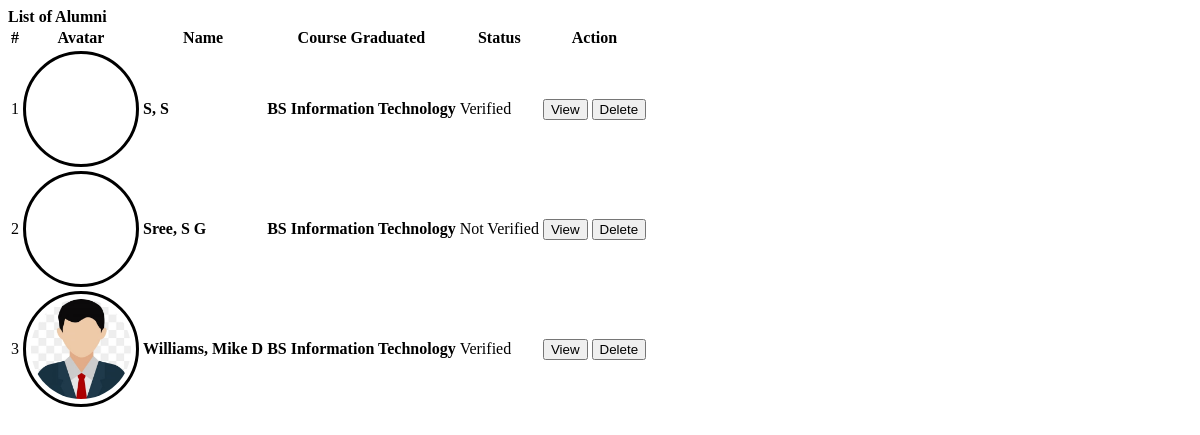
Screenshot of /admin/alumni.php with the database file from the repository.
### tables this page shows
CREATE TABLE `alumnus_bio` (
  `id` int(30) NOT NULL,
  `firstname` varchar(200) NOT NULL,
  `middlename` varchar(200) NOT NULL,
  `lastname` varchar(200) NOT NULL,
  `gender` varchar(10) NOT NULL,
  `batch` year(4) NOT NULL,
  `course_id` int(30) NOT NULL,
  `designation` int(10) NOT NULL,
  `email` varchar(250) NOT NULL,
  `connected_to` text NOT NULL,
  `avatar` text NOT NULL,
  `status` tinyint(1) NOT NULL DEFAULT 0 COMMENT '0= Unverified, 1= Verified',
  `date_created` date NOT NULL DEFAULT current_timestamp()
);

CREATE TABLE `courses` (
  `id` int(30) NOT NULL,
  `course` text NOT NULL,
  `about` text NOT NULL
);

### admin/alumni.php (the view, shortened to what this page needs)
<?php include('db_connect.php');?>
<div class="container-fluid">
	<div class="col-lg-12">
		<div class="row">
			<div class="col-md-12">
				<div class="card">
					<div class="card-header">
						<b>List of Alumni</b>
					</div>
					<div class="card-body">
						<table class="table table-condensed table-bordered table-hover">
							<thead>
								<tr>
									<th class="text-center">#</th>
									<th class="">Avatar</th>
									<th class="">Name</th>
									<th class="">Course Graduated</th>
									<th class="">Status</th>
									<th class="text-center">Action</th>
								</tr>
							</thead>
							<tbody>
								<?php
								$i = 1;
								$alumni = $conn->query("SELECT a.*,c.course,Concat(a.lastname,', ',a.firstname,' ',a.middlename) as name from alumnus_bio a inner join courses c on c.id = a.course_id order by Concat(a.lastname,', ',a.firstname,' ',a.middlename) asc");
								while($row=$alumni->fetch_assoc()):
								?>
								<tr>
									<td class="text-center"><?php echo $i++ ?></td>
									<td class="text-center">
										<div class="avatar">
										 <img src="assets/uploads/<?php echo $row['avatar'] ?>" class="" alt="">
										</div>
									</td>
									<td class="">
										 <p> <b><?php echo ucwords($row['name']) ?></b></p>
									</td>
									<td class="">
										 <p> <b><?php echo $row['course'] ?></b></p>
									</td>
									<td class="text-center">
										<?php if($row['status'] == 1): ?>
											<span class="badge badge-primary">Verified</span>
										<?php else: ?>
											<span class="badge badge-secondary">Not Verified</span>
										<?php endif; ?>
									</td>
									<td class="text-center">
										<button class="btn btn-sm btn-outline-primary view_alumni" type="button" data-id="<?php echo $row['id'] ?>" >View</button>
										<button class="btn btn-sm btn-outline-danger delete_alumni" type="button" data-id="<?php echo $row['id'] ?>">Delete</button>
									</td>
								</tr>
								<?php endwhile; ?>
							</tbody>
						</table>
					</div>
				</div>
			</div>
		</div>
	</div>
</div>

### admin/alumni.php (style rules this page uses)
td { vertical-align: middle !important; }
td p { margin: unset }
img { max-width:100px; max-height: :150px; }
.avatar { display: flex; border-radius: 100%; width: 100px; height: 100px; align-items: center; justify-content: center; border: 3px solid; padding: 5px; }
.avatar img { max-width: calc(100%); max-height: calc(100%); border-radius: 100%; }

### rows the page displays
alumnus_bio: name "S, S", course.course "BS Information Technology", status "Verified"
alumnus_bio: name "Sree, S G", course.course "BS Information Technology", status "Not Verified"
alumnus_bio: avatar (picture), name "Williams, Mike D", course.course "BS Information Technology", status "Verified"
